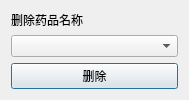
<?xml version="1.0" encoding="UTF-8"?>
<ui version="4.0">
 <class>Dialog</class>
 <widget class="QDialog" name="Dialog">
  <property name="geometry">
   <rect>
    <x>0</x>
    <y>0</y>
    <width>189</width>
    <height>93</height>
   </rect>
  </property>
  <property name="windowTitle">
   <string>删除药品</string>
  </property>
  <property name="styleSheet">
   <string notr="true">
background-image: url(:/back.jpg);</string>
  </property>
  <layout class="QVBoxLayout" name="verticalLayout">
   <item>
    <widget class="QLabel" name="label">
     <property name="text">
      <string>删除药品名称</string>
     </property>
    </widget>
   </item>
   <item>
    <widget class="QComboBox" name="comboBox"/>
   </item>
   <item>
    <widget class="QPushButton" name="deleteButton">
     <property name="text">
      <string>删除</string>
     </property>
    </widget>
   </item>
  </layout>
 </widget>
 <resources>
  <include location="background_image.qrc"/>
 </resources>
 <connections/>
</ui>
